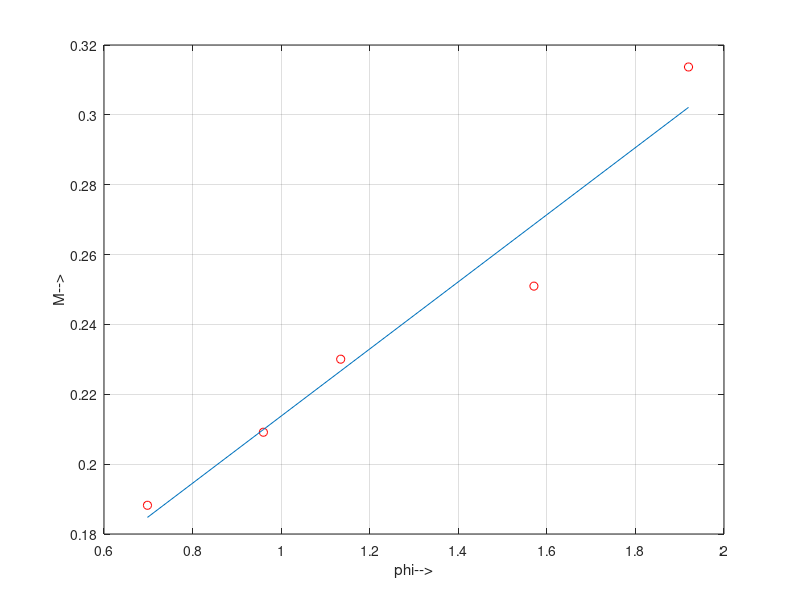

Source code (MATLAB):
clc
close all
clear
%% Aufgabe 1 ........... M = f(phi)
M = [0.188224 0.209138 0.230052 0.250965 0.313707]';
phi = [0.698132 0.959931 1.134464 1.570796 1.919862]';
figure(1),plot(phi,M,'ro'),hold, grid ,xlabel("phi-->"),ylabel("M-->"); 
%% modellbildung Y =  a1 X + a0 ---- AX = B , X = unknown
X = zeros(length(M),2);
X(:,1) = 1;
X(:,2) = phi;
K = X\M;

f = @(t) K(2)*t + K(1);
reg = f(phi);
plot(phi,reg);
